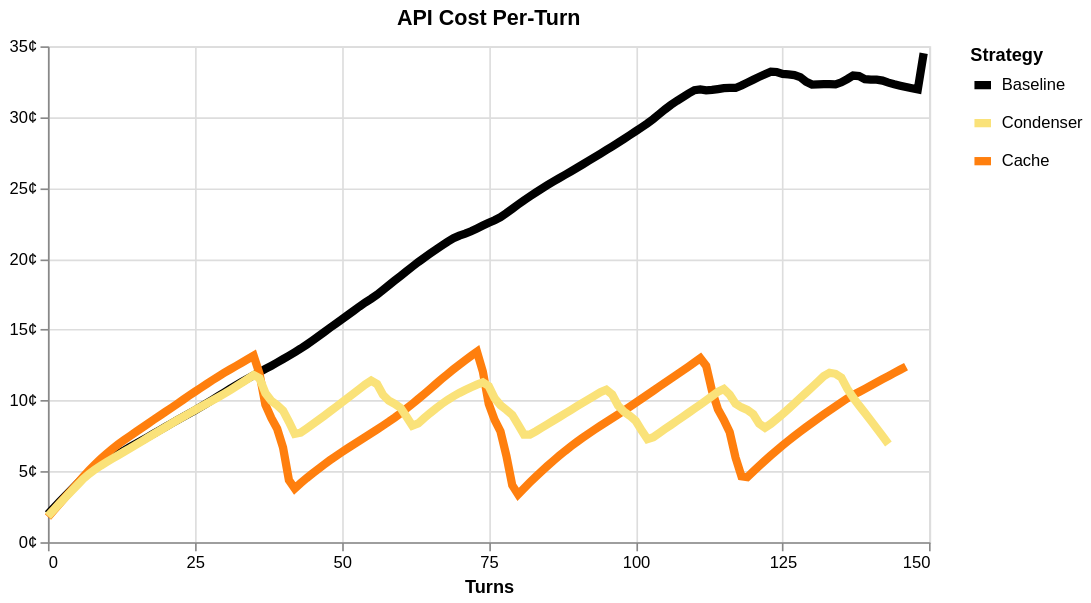

Notebook source saved alongside this figure:
### Code cell
import statsmodels.api as sm
import numpy as np

graph_df = df.groupby(['experiment', 'iteration']).agg({
    "accumulated_cost": "mean",
    "cost": "mean",
    "resolved": "max",
    "strategy": "first"
}).reset_index()

# Apply LOWESS smoothing by experiment
def lowess_smooth(group):
    x = group['iteration'].values
    y = group['cost'].values
    # frac parameter controls smoothing (0.2 to 0.3 is often good)
    smoothed = sm.nonparametric.lowess(y, x, frac=0.1)
    return pd.Series(smoothed[:, 1], index=group.index)

graph_df["cost"] = graph_df.sort_values(['experiment', 'iteration']).groupby('experiment').apply(
    lambda x: lowess_smooth(x)
).reset_index(level=0, drop=True)

graph_df["strategy"] = graph_df["strategy"].map(
    lambda x: {"condenser": "Condenser", "baseline": "Baseline", "cache": "Cache"}[x]
)

chart = alt.Chart(graph_df, title="API Cost Per-Turn").mark_line(size=5).encode(
    x=alt.X("iteration",
        title="Turns",
        scale=alt.Scale(domain=[0, 150]),
        axis=alt.Axis(
            values=[0, 25, 50, 75, 100, 125, 150],
        )
    ),
    y=alt.Y(
        "mean(cost)",
        title=None,
        # scale=alt.Scale(domain=[0.01, 0.05]),
        axis=alt.Axis(
            format=".0f",
            labelExpr="(datum.value * 100) + '¢'",
            # values=[0.01, 0.02, 0.03, 0.04, 0.05],
        ),
    ),
    color=alt.Color(
        "strategy:N",
        title="Strategy",
        scale=alt.Scale(domain=["Baseline", "Condenser", "Cache"], range=["#000000", "#FAE279", "#FF7F0E"]),
    ),
).configure_legend(
    symbolStrokeWidth=5,
).configure_view(
    fill=None,
    continuousWidth=300 * 16 / 9,
    continuousHeight=300,
)

if SHOULD_SAVE_CHARTS:
    chart.save("cost-per-turn.png", transparent=True, scale_factor=2)

chart

### Figure 1 — Vega-Lite specification as saved in the notebook (floating-point values rounded to 4 significant figures; data arrays with more than 128 entries replaced by an {"elided": "..."} marker saying what was removed)
{"config": {"view": {"continuousWidth": 533.3, "continuousHeight": 300, "fill": null}, "legend": {"symbolStrokeWidth": 5}}, "data": {"name": "data-2ee18290fbad64f8d9fe604df509ff18"}, "mark": {"type": "line", "size": 5}, "encoding": {"color": {"field": "strategy", "scale": {"domain": ["Baseline", "Condenser", "Cache"], "range": ["#000000", "#FAE279", "#FF7F0E"]}, "title": "Strategy", "type": "nominal"}, "x": {"axis": {"values": [0, 25, 50, 75, 100, 125, 150]}, "field": "iteration", "scale": {"domain": [0, 150]}, "title": "Turns", "type": "quantitative"}, "y": {"aggregate": "mean", "axis": {"format": ".0f", "labelExpr": "(datum.value * 100) + '¢'"}, "field": "cost", "title": null, "type": "quantitative"}}, "title": "API Cost Per-Turn", "$schema": "https://vega.github.io/schema/vega-lite/v5.20.1.json", "datasets": {"data-2ee18290fbad64f8d9fe604df509ff18": {"elided": "1322 records"}}}
